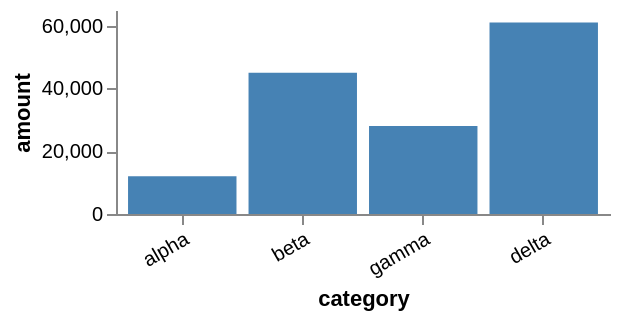

This figure's Vega-Lite source:
### Vega specification from a JSON file in a GitHub repository (floating-point values rounded to 4 significant figures)
{"$schema": "https://vega.github.io/schema/vega/v6.json", "description": "autosize fit: the plotting area shrinks so the drawing comes out the declared size.", "width": 300, "height": 150, "padding": 5, "autosize": {"type": "fit"}, "data": [{"name": "t", "values": [{"c": "alpha", "v": 12000}, {"c": "beta", "v": 45000}, {"c": "gamma", "v": 28000}, {"c": "delta", "v": 61000}]}], "scales": [{"name": "x", "type": "band", "domain": {"data": "t", "field": "c"}, "range": "width", "padding": 0.1}, {"name": "y", "type": "linear", "domain": {"data": "t", "field": "v"}, "range": "height", "nice": true}], "axes": [{"orient": "left", "scale": "y", "title": "amount", "tickCount": 4}, {"orient": "bottom", "scale": "x", "title": "category", "labelAngle": -30, "labelAlign": "right"}], "marks": [{"type": "rect", "from": {"data": "t"}, "encode": {"enter": {"x": {"scale": "x", "field": "c"}, "width": {"scale": "x", "band": 1}, "y": {"scale": "y", "field": "v"}, "y2": {"scale": "y", "value": 0}, "fill": {"value": "steelblue"}}}}]}
